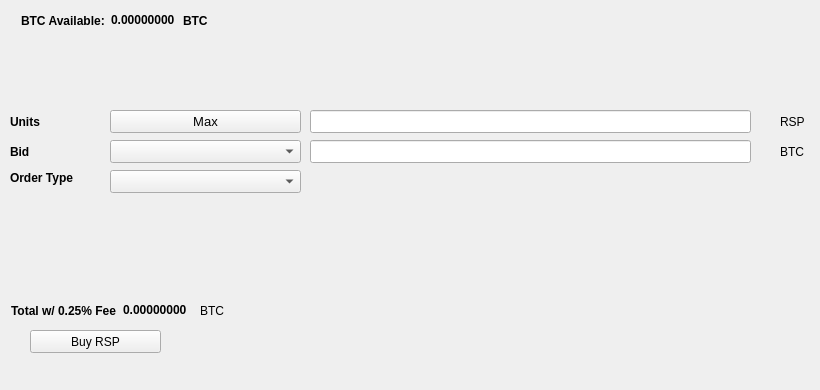
   <widget class="QWidget" name="BuyTab">
    <attribute name="title">
     <string>Buy</string>
    </attribute>
    <widget class="QPushButton" name="BuyRSP">
     <property name="geometry">
      <rect>
       <x>30</x>
       <y>330</y>
       <width>131</width>
       <height>23</height>
      </rect>
     </property>
     <property name="text">
      <string>Buy RSP</string>
     </property>
     <property name="icon">
      <iconset resource="../respawn.qrc">
       <normaloff>:/icons/bitcoin</normaloff>:/icons/bitcoin</iconset>
     </property>
    </widget>
    <widget class="QLabel" name="label_3">
     <property name="geometry">
      <rect>
       <x>10</x>
       <y>110</y>
       <width>46</width>
       <height>23</height>
      </rect>
     </property>
     <property name="font">
      <font>
       <weight>75</weight>
       <bold>true</bold>
      </font>
     </property>
     <property name="text">
      <string>Units</string>
     </property>
    </widget>
    <widget class="QLineEdit" name="UnitsInput">
     <property name="geometry">
      <rect>
       <x>310</x>
       <y>110</y>
       <width>441</width>
       <height>23</height>
      </rect>
     </property>
     <property name="font">
      <font>
       <pointsize>9</pointsize>
       <weight>75</weight>
       <bold>true</bold>
      </font>
     </property>
    </widget>
    <widget class="QLineEdit" name="BuyBidPriceEdit">
     <property name="geometry">
      <rect>
       <x>310</x>
       <y>140</y>
       <width>441</width>
       <height>23</height>
      </rect>
     </property>
     <property name="font">
      <font>
       <pointsize>9</pointsize>
       <weight>75</weight>
       <bold>true</bold>
      </font>
     </property>
    </widget>
    <widget class="QLabel" name="label_4">
     <property name="geometry">
      <rect>
       <x>780</x>
       <y>110</y>
       <width>31</width>
       <height>23</height>
      </rect>
     </property>
     <property name="text">
      <string>RSP</string>
     </property>
    </widget>
    <widget class="QLabel" name="label_5">
     <property name="geometry">
      <rect>
       <x>780</x>
       <y>140</y>
       <width>31</width>
       <height>23</height>
      </rect>
     </property>
     <property name="text">
      <string>BTC</string>
     </property>
    </widget>
    <widget class="QLabel" name="label_6">
     <property name="geometry">
      <rect>
       <x>10</x>
       <y>140</y>
       <width>46</width>
       <height>23</height>
      </rect>
     </property>
     <property name="font">
      <font>
       <weight>75</weight>
       <bold>true</bold>
      </font>
     </property>
     <property name="text">
      <string>Bid</string>
     </property>
    </widget>
    <widget class="QLabel" name="label_7">
     <property name="geometry">
      <rect>
       <x>10</x>
       <y>170</y>
       <width>91</width>
       <height>16</height>
      </rect>
     </property>
     <property name="font">
      <font>
       <weight>75</weight>
       <bold>true</bold>
      </font>
     </property>
     <property name="text">
      <string>Order Type</string>
     </property>
    </widget>
    <widget class="QPushButton" name="Buy_Max_Amount">
     <property name="geometry">
      <rect>
       <x>110</x>
       <y>110</y>
       <width>191</width>
       <height>23</height>
      </rect>
     </property>
     <property name="font">
      <font>
       <pointsize>10</pointsize>
      </font>
     </property>
     <property name="text">
      <string>Max</string>
     </property>
    </widget>
    <widget class="QComboBox" name="BuyBidcomboBox">
     <property name="geometry">
      <rect>
       <x>110</x>
       <y>140</y>
       <width>191</width>
       <height>23</height>
      </rect>
     </property>
     <property name="font">
      <font>
       <pointsize>10</pointsize>
      </font>
     </property>
    </widget>
    <widget class="QComboBox" name="buyOrdertypeCombo">
     <property name="geometry">
      <rect>
       <x>110</x>
       <y>170</y>
       <width>191</width>
       <height>23</height>
      </rect>
     </property>
     <property name="font">
      <font>
       <pointsize>10</pointsize>
      </font>
     </property>
    </widget>
    <widget class="QWidget" name="layoutWidget1">
     <property name="geometry">
      <rect>
       <x>21</x>
       <y>11</y>
       <width>227</width>
       <height>19</height>
      </rect>
     </property>
     <layout class="QHBoxLayout" name="horizontalLayout_3">
      <item>
       <widget class="QLabel" name="label232">
        <property name="font">
         <font>
          <weight>75</weight>
          <bold>true</bold>
         </font>
        </property>
        <property name="text">
         <string>BTC Available:</string>
        </property>
       </widget>
      </item>
      <item>
       <widget class="QLabel" name="BtcAvailableLbl">
        <property name="palette">
         <palette>
          <active>
           <colorrole role="WindowText">
            <brush brushstyle="SolidPattern">
             <color alpha="255">
              <red>0</red>
              <green>0</green>
              <blue>0</blue>
             </color>
            </brush>
           </colorrole>
           <colorrole role="Button">
            <brush brushstyle="SolidPattern">
             <color alpha="255">
              <red>0</red>
              <green>170</green>
              <blue>0</blue>
             </color>
            </brush>
           </colorrole>
           <colorrole role="Light">
            <brush brushstyle="SolidPattern">
             <color alpha="255">
              <red>0</red>
              <green>255</green>
              <blue>0</blue>
             </color>
            </brush>
           </colorrole>
           <colorrole role="Midlight">
            <brush brushstyle="SolidPattern">
             <color alpha="255">
              <red>0</red>
              <green>212</green>
              <blue>0</blue>
             </color>
            </brush>
           </colorrole>
           <colorrole role="Dark">
            <brush brushstyle="SolidPattern">
             <color alpha="255">
              <red>0</red>
              <green>85</green>
              <blue>0</blue>
             </color>
            </brush>
           </colorrole>
           <colorrole role="Mid">
            <brush brushstyle="SolidPattern">
             <color alpha="255">
              <red>0</red>
              <green>113</green>
              <blue>0</blue>
             </color>
            </brush>
           </colorrole>
           <colorrole role="Text">
            <brush brushstyle="SolidPattern">
             <color alpha="255">
              <red>0</red>
              <green>170</green>
              <blue>0</blue>
             </color>
            </brush>
           </colorrole>
           <colorrole role="BrightText">
            <brush brushstyle="SolidPattern">
             <color alpha="255">
              <red>255</red>
              <green>255</green>
              <blue>255</blue>
             </color>
            </brush>
           </colorrole>
           <colorrole role="ButtonText">
            <brush brushstyle="SolidPattern">
             <color alpha="255">
              <red>0</red>
              <green>0</green>
              <blue>0</blue>
             </color>
            </brush>
           </colorrole>
           <colorrole role="Base">
            <brush brushstyle="SolidPattern">
             <color alpha="255">
              <red>255</red>
              <green>255</green>
              <blue>255</blue>
             </color>
            </brush>
           </colorrole>
           <colorrole role="Window">
            <brush brushstyle="SolidPattern">
             <color alpha="255">
              <red>0</red>
              <green>170</green>
              <blue>0</blue>
             </color>
            </brush>
           </colorrole>
           <colorrole role="Shadow">
            <brush brushstyle="SolidPattern">
             <color alpha="255">
              <red>0</red>
              <green>0</green>
              <blue>0</blue>
             </color>
            </brush>
           </colorrole>
           <colorrole role="AlternateBase">
            <brush brushstyle="SolidPattern">
             <color alpha="255">
              <red>127</red>
              <green>212</green>
              <blue>127</blue>
             </color>
            </brush>
           </colorrole>
           <colorrole role="ToolTipBase">
            <brush brushstyle="SolidPattern">
             <color alpha="255">
              <red>255</red>
              <green>255</green>
              <blue>220</blue>
             </color>
            </brush>
           </colorrole>
           <colorrole role="ToolTipText">
            <brush brushstyle="SolidPattern">
             <color alpha="255">
              <red>0</red>
              <green>0</green>
              <blue>0</blue>
             </color>
            </brush>
           </colorrole>
          </active>
          <inactive>
           <colorrole role="WindowText">
            <brush brushstyle="SolidPattern">
             <color alpha="255">
              <red>0</red>
              <green>0</green>
              <blue>0</blue>
             </color>
            </brush>
           </colorrole>
           <colorrole role="Button">
            <brush brushstyle="SolidPattern">
             <color alpha="255">
              <red>0</red>
              <green>170</green>
              <blue>0</blue>
             </color>
            </brush>
           </colorrole>
           <colorrole role="Light">
            <brush brushstyle="SolidPattern">
             <color alpha="255">
              <red>0</red>
              <green>255</green>
              <blue>0</blue>
             </color>
            </brush>
           </colorrole>
           <colorrole role="Midlight">
            <brush brushstyle="SolidPattern">
             <color alpha="255">
              <red>0</red>
              <green>212</green>
              <blue>0</blue>
             </color>
            </brush>
           </colorrole>
           <colorrole role="Dark">
            <brush brushstyle="SolidPattern">
             <color alpha="255">
              <red>0</red>
              <green>85</green>
              <blue>0</blue>
             </color>
            </brush>
           </colorrole>
           <colorrole role="Mid">
            <brush brushstyle="SolidPattern">
             <color alpha="255">
              <red>0</red>
              <green>113</green>
              <blue>0</blue>
             </color>
            </brush>
           </colorrole>
           <colorrole role="Text">
            <brush brushstyle="SolidPattern">
             <color alpha="255">
              <red>0</red>
              <green>170</green>
              <blue>0</blue>
             </color>
            </brush>
           </colorrole>
           <colorrole role="BrightText">
            <brush brushstyle="SolidPattern">
             <color alpha="255">
              <red>255</red>
              <green>255</green>
              <blue>255</blue>
             </color>
            </brush>
           </colorrole>
           <colorrole role="ButtonText">
            <brush brushstyle="SolidPattern">
             <color alpha="255">
              <red>0</red>
              <green>0</green>
              <blue>0</blue>
             </color>
            </brush>
           </colorrole>
           <colorrole role="Base">
            <brush brushstyle="SolidPattern">
             <color alpha="255">
              <red>255</red>
              <green>255</green>
              <blue>255</blue>
             </color>
            </brush>
           </colorrole>
           <colorrole role="Window">
            <brush brushstyle="SolidPattern">
             <color alpha="255">
              <red>0</red>
              <green>170</green>
              <blue>0</blue>
             </color>
            </brush>
           </colorrole>
           <colorrole role="Shadow">
            <brush brushstyle="SolidPattern">
             <color alpha="255">
              <red>0</red>
              <green>0</green>
              <blue>0</blue>
             </color>
            </brush>
           </colorrole>
           <colorrole role="AlternateBase">
            <brush brushstyle="SolidPattern">
             <color alpha="255">
              <red>127</red>
              <green>212</green>
              <blue>127</blue>
             </color>
            </brush>
           </colorrole>
           <colorrole role="ToolTipBase">
            <brush brushstyle="SolidPattern">
             <color alpha="255">
              <red>255</red>
              <green>255</green>
              <blue>220</blue>
             </color>
            </brush>
           </colorrole>
           <colorrole role="ToolTipText">
            <brush brushstyle="SolidPattern">
             <color alpha="255">
              <red>0</red>
              <green>0</green>
              <blue>0</blue>
             </color>
            </brush>
           </colorrole>
          </inactive>
          <disabled>
           <colorrole role="WindowText">
            <brush brushstyle="SolidPattern">
             <color alpha="255">
              <red>0</red>
              <green>85</green>
              <blue>0</blue>
             </color>
            </brush>
           </colorrole>
           <colorrole role="Button">
            <brush brushstyle="SolidPattern">
             <color alpha="255">
              <red>0</red>
              <green>170</green>
              <blue>0</blue>
             </color>
            </brush>
           </colorrole>
           <colorrole role="Light">
            <brush brushstyle="SolidPattern">
             <color alpha="255">
              <red>0</red>
              <green>255</green>
              <blue>0</blue>
             </color>
            </brush>
           </colorrole>
           <colorrole role="Midlight">
            <brush brushstyle="SolidPattern">
             <color alpha="255">
              <red>0</red>
              <green>212</green>
              <blue>0</blue>
             </color>
            </brush>
           </colorrole>
           <colorrole role="Dark">
            <brush brushstyle="SolidPattern">
             <color alpha="255">
              <red>0</red>
              <green>85</green>
              <blue>0</blue>
             </color>
            </brush>
           </colorrole>
           <colorrole role="Mid">
            <brush brushstyle="SolidPattern">
             <color alpha="255">
              <red>0</red>
              <green>113</green>
              <blue>0</blue>
             </color>
            </brush>
           </colorrole>
           <colorrole role="Text">
            <brush brushstyle="SolidPattern">
             <color alpha="255">
              <red>0</red>
              <green>85</green>
              <blue>0</blue>
             </color>
            </brush>
           </colorrole>
           <colorrole role="BrightText">
            <brush brushstyle="SolidPattern">
             <color alpha="255">
              <red>255</red>
              <green>255</green>
              <blue>255</blue>
             </color>
            </brush>
           </colorrole>
           <colorrole role="ButtonText">
            <brush brushstyle="SolidPattern">
             <color alpha="255">
              <red>0</red>
              <green>85</green>
              <blue>0</blue>
             </color>
            </brush>
           </colorrole>
           <colorrole role="Base">
            <brush brushstyle="SolidPattern">
             <color alpha="255">
              <red>0</red>
              <green>170</green>
              <blue>0</blue>
             </color>
            </brush>
           </colorrole>
           <colorrole role="Window">
            <brush brushstyle="SolidPattern">
             <color alpha="255">
              <red>0</red>
              <green>170</green>
              <blue>0</blue>
             </color>
            </brush>
           </colorrole>
           <colorrole role="Shadow">
            <brush brushstyle="SolidPattern">
             <color alpha="255">
              <red>0</red>
              <green>0</green>
              <blue>0</blue>
             </color>
            </brush>
           </colorrole>
           <colorrole role="AlternateBase">
            <brush brushstyle="SolidPattern">
             <color alpha="255">
              <red>0</red>
              <green>170</green>
              <blue>0</blue>
             </color>
            </brush>
           </colorrole>
           <colorrole role="ToolTipBase">
            <brush brushstyle="SolidPattern">
             <color alpha="255">
              <red>255</red>
              <green>255</green>
              <blue>220</blue>
             </color>
            </brush>
           </colorrole>
           <colorrole role="ToolTipText">
            <brush brushstyle="SolidPattern">
             <color alpha="255">
              <red>0</red>
              <green>0</green>
              <blue>0</blue>
             </color>
            </brush>
           </colorrole>
          </disabled>
         </palette>
        </property>
        <property name="font">
         <font>
          <weight>75</weight>
          <bold>true</bold>
         </font>
        </property>
        <property name="text">
         <string>0.00000000</string>
        </property>
        <property name="textInteractionFlags">
         <set>Qt::LinksAccessibleByMouse|Qt::TextSelectableByKeyboard|Qt::TextSelectableByMouse</set>
        </property>
       </widget>
      </item>
      <item>
       <widget class="QLabel" name="BtcAvailableLbl_2">
        <property name="font">
         <font>
          <weight>75</weight>
          <bold>true</bold>
         </font>
        </property>
        <property name="text">
         <string>BTC</string>
        </property>
       </widget>
      </item>
     </layout>
    </widget>
    <widget class="QWidget" name="layoutWidge2">
     <property name="geometry">
      <rect>
       <x>11</x>
       <y>301</y>
       <width>259</width>
       <height>19</height>
      </rect>
     </property>
     <layout class="QHBoxLayout" name="horizontalLayout_4">
      <item>
       <widget class="QLabel" name="label_9">
        <property name="font">
         <font>
          <weight>75</weight>
          <bold>true</bold>
         </font>
        </property>
        <property name="text">
         <string>Total w/ 0.25% Fee</string>
        </property>
       </widget>
      </item>
      <item>
       <widget class="QLabel" name="BuyCostLabel">
        <property name="palette">
         <palette>
          <active>
           <colorrole role="WindowText">
            <brush brushstyle="SolidPattern">
             <color alpha="255">
              <red>0</red>
              <green>0</green>
              <blue>0</blue>
             </color>
            </brush>
           </colorrole>
           <colorrole role="Button">
            <brush brushstyle="SolidPattern">
             <color alpha="255">
              <red>0</red>
              <green>170</green>
              <blue>0</blue>
             </color>
            </brush>
           </colorrole>
           <colorrole role="Light">
            <brush brushstyle="SolidPattern">
             <color alpha="255">
              <red>0</red>
              <green>255</green>
              <blue>0</blue>
             </color>
            </brush>
           </colorrole>
           <colorrole role="Midlight">
            <brush brushstyle="SolidPattern">
             <color alpha="255">
              <red>0</red>
              <green>212</green>
              <blue>0</blue>
             </color>
            </brush>
           </colorrole>
           <colorrole role="Dark">
            <brush brushstyle="SolidPattern">
             <color alpha="255">
              <red>0</red>
              <green>85</green>
              <blue>0</blue>
             </color>
            </brush>
           </colorrole>
           <colorrole role="Mid">
            <brush brushstyle="SolidPattern">
             <color alpha="255">
              <red>0</red>
              <green>113</green>
              <blue>0</blue>
             </color>
            </brush>
           </colorrole>
           <colorrole role="Text">
            <brush brushstyle="SolidPattern">
             <color alpha="255">
              <red>0</red>
              <green>170</green>
              <blue>0</blue>
             </color>
            </brush>
           </colorrole>
           <colorrole role="BrightText">
            <brush brushstyle="SolidPattern">
             <color alpha="255">
              <red>255</red>
              <green>255</green>
              <blue>255</blue>
             </color>
            </brush>
           </colorrole>
           <colorrole role="ButtonText">
            <brush brushstyle="SolidPattern">
             <color alpha="255">
              <red>0</red>
              <green>0</green>
              <blue>0</blue>
             </color>
            </brush>
           </colorrole>
           <colorrole role="Base">
            <brush brushstyle="SolidPattern">
             <color alpha="255">
              <red>255</red>
              <green>255</green>
              <blue>255</blue>
             </color>
            </brush>
           </colorrole>
           <colorrole role="Window">
            <brush brushstyle="SolidPattern">
             <color alpha="255">
              <red>0</red>
              <green>170</green>
              <blue>0</blue>
             </color>
            </brush>
           </colorrole>
           <colorrole role="Shadow">
            <brush brushstyle="SolidPattern">
             <color alpha="255">
              <red>0</red>
              <green>0</green>
              <blue>0</blue>
             </color>
            </brush>
           </colorrole>
           <colorrole role="AlternateBase">
            <brush brushstyle="SolidPattern">
             <color alpha="255">
              <red>127</red>
              <green>212</green>
              <blue>127</blue>
             </color>
            </brush>
           </colorrole>
           <colorrole role="ToolTipBase">
            <brush brushstyle="SolidPattern">
             <color alpha="255">
              <red>255</red>
              <green>255</green>
              <blue>220</blue>
             </color>
            </brush>
           </colorrole>
           <colorrole role="ToolTipText">
            <brush brushstyle="SolidPattern">
             <color alpha="255">
              <red>0</red>
              <green>0</green>
              <blue>0</blue>
             </color>
            </brush>
           </colorrole>
          </active>
          <inactive>
           <colorrole role="WindowText">
            <brush brushstyle="SolidPattern">
             <color alpha="255">
              <red>0</red>
              <green>0</green>
              <blue>0</blue>
             </color>
            </brush>
           </colorrole>
           <colorrole role="Button">
            <brush brushstyle="SolidPattern">
             <color alpha="255">
              <red>0</red>
              <green>170</green>
              <blue>0</blue>
             </color>
            </brush>
           </colorrole>
           <colorrole role="Light">
            <brush brushstyle="SolidPattern">
             <color alpha="255">
              <red>0</red>
              <green>255</green>
              <blue>0</blue>
             </color>
            </brush>
           </colorrole>
           <colorrole role="Midlight">
            <brush brushstyle="SolidPattern">
             <color alpha="255">
              <red>0</red>
              <green>212</green>
              <blue>0</blue>
             </color>
            </brush>
           </colorrole>
           <colorrole role="Dark">
            <brush brushstyle="SolidPattern">
             <color alpha="255">
              <red>0</red>
              <green>85</green>
              <blue>0</blue>
             </color>
            </brush>
           </colorrole>
           <colorrole role="Mid">
            <brush brushstyle="SolidPattern">
             <color alpha="255">
              <red>0</red>
              <green>113</green>
              <blue>0</blue>
             </color>
            </brush>
           </colorrole>
           <colorrole role="Text">
            <brush brushstyle="SolidPattern">
             <color alpha="255">
              <red>0</red>
              <green>170</green>
              <blue>0</blue>
             </color>
            </brush>
           </colorrole>
           <colorrole role="BrightText">
            <brush brushstyle="SolidPattern">
             <color alpha="255">
              <red>255</red>
              <green>255</green>
              <blue>255</blue>
             </color>
            </brush>
           </colorrole>
           <colorrole role="ButtonText">
            <brush brushstyle="SolidPattern">
             <color alpha="255">
              <red>0</red>
              <green>0</green>
              <blue>0</blue>
             </color>
            </brush>
           </colorrole>
           <colorrole role="Base">
            <brush brushstyle="SolidPattern">
             <color alpha="255">
              <red>255</red>
              <green>255</green>
              <blue>255</blue>
             </color>
            </brush>
           </colorrole>
           <colorrole role="Window">
            <brush brushstyle="SolidPattern">
             <color alpha="255">
              <red>0</red>
              <green>170</green>
              <blue>0</blue>
             </color>
            </brush>
           </colorrole>
           <colorrole role="Shadow">
            <brush brushstyle="SolidPattern">
             <color alpha="255">
              <red>0</red>
              <green>0</green>
              <blue>0</blue>
             </color>
            </brush>
           </colorrole>
           <colorrole role="AlternateBase">
            <brush brushstyle="SolidPattern">
             <color alpha="255">
              <red>127</red>
              <green>212</green>
              <blue>127</blue>
             </color>
            </brush>
           </colorrole>
           <colorrole role="ToolTipBase">
            <brush brushstyle="SolidPattern">
             <color alpha="255">
              <red>255</red>
              <green>255</green>
              <blue>220</blue>
             </color>
            </brush>
           </colorrole>
           <colorrole role="ToolTipText">
            <brush brushstyle="SolidPattern">
             <color alpha="255">
              <red>0</red>
              <green>0</green>
              <blue>0</blue>
             </color>
            </brush>
           </colorrole>
          </inactive>
          <disabled>
           <colorrole role="WindowText">
            <brush brushstyle="SolidPattern">
             <color alpha="255">
              <red>0</red>
              <green>85</green>
              <blue>0</blue>
             </color>
            </brush>
           </colorrole>
           <colorrole role="Button">
            <brush brushstyle="SolidPattern">
             <color alpha="255">
              <red>0</red>
              <green>170</green>
              <blue>0</blue>
             </color>
            </brush>
           </colorrole>
           <colorrole role="Light">
            <brush brushstyle="SolidPattern">
             <color alpha="255">
              <red>0</red>
              <green>255</green>
              <blue>0</blue>
             </color>
            </brush>
           </colorrole>
           <colorrole role="Midlight">
            <brush brushstyle="SolidPattern">
             <color alpha="255">
              <red>0</red>
              <green>212</green>
              <blue>0</blue>
             </color>
            </brush>
           </colorrole>
           <colorrole role="Dark">
            <brush brushstyle="SolidPattern">
             <color alpha="255">
              <red>0</red>
              <green>85</green>
              <blue>0</blue>
             </color>
            </brush>
           </colorrole>
           <colorrole role="Mid">
            <brush brushstyle="SolidPattern">
             <color alpha="255">
              <red>0</red>
              <green>113</green>
              <blue>0</blue>
             </color>
            </brush>
           </colorrole>
           <colorrole role="Text">
            <brush brushstyle="SolidPattern">
             <color alpha="255">
              <red>0</red>
              <green>85</green>
              <blue>0</blue>
             </color>
            </brush>
           </colorrole>
           <colorrole role="BrightText">
            <brush brushstyle="SolidPattern">
             <color alpha="255">
              <red>255</red>
              <green>255</green>
              <blue>255</blue>
             </color>
            </brush>
           </colorrole>
           <colorrole role="ButtonText">
            <brush brushstyle="SolidPattern">
             <color alpha="255">
              <red>0</red>
              <green>85</green>
              <blue>0</blue>
             </color>
            </brush>
           </colorrole>
           <colorrole role="Base">
            <brush brushstyle="SolidPattern">
             <color alpha="255">
              <red>0</red>
              <green>170</green>
              <blue>0</blue>
             </color>
            </brush>
           </colorrole>
           <colorrole role="Window">
            <brush brushstyle="SolidPattern">
             <color alpha="255">
              <red>0</red>
              <green>170</green>
              <blue>0</blue>
             </color>
            </brush>
           </colorrole>
           <colorrole role="Shadow">
            <brush brushstyle="SolidPattern">
             <color alpha="255">
              <red>0</red>
              <green>0</green>
              <blue>0</blue>
             </color>
            </brush>
           </colorrole>
           <colorrole role="AlternateBase">
            <brush brushstyle="SolidPattern">
             <color alpha="255">
              <red>0</red>
              <green>170</green>
              <blue>0</blue>
             </color>
            </brush>
           </colorrole>
           <colorrole role="ToolTipBase">
            <brush brushstyle="SolidPattern">
             <color alpha="255">
              <red>255</red>
              <green>255</green>
              <blue>220</blue>
             </color>
            </brush>
           </colorrole>
           <colorrole role="ToolTipText">
            <brush brushstyle="SolidPattern">
             <color alpha="255">
              <red>0</red>
              <green>0</green>
              <blue>0</blue>
             </color>
            </brush>
           </colorrole>
          </disabled>
         </palette>
        </property>
        <property name="font">
         <font>
          <weight>75</weight>
          <bold>true</bold>
         </font>
        </property>
        <property name="autoFillBackground">
         <bool>false</bool>
        </property>
        <property name="text">
         <string>0.00000000</string>
        </property>
        <property name="textInteractionFlags">
         <set>Qt::LinksAccessibleByMouse|Qt::TextSelectableByMouse</set>
        </property>
       </widget>
      </item>
      <item>
       <widget class="QLabel" name="label_10">
        <property name="font">
         <font>
          <weight>50</weight>
          <bold>false</bold>
         </font>
        </property>
        <property name="text">
         <string>BTC</string>
        </property>
       </widget>
      </item>
     </layout>
    </widget>
    <widget class="QLabel" name="label_24">
     <property name="geometry">
      <rect>
       <x>460</x>
       <y>300</y>
       <width>281</width>
       <height>81</height>
      </rect>
     </property>
     <property name="text">
      <string/>
     </property>
     <property name="pixmap">
      <pixmap>:/images/bittrex</pixmap>
     </property>
    </widget>
   </widget>
